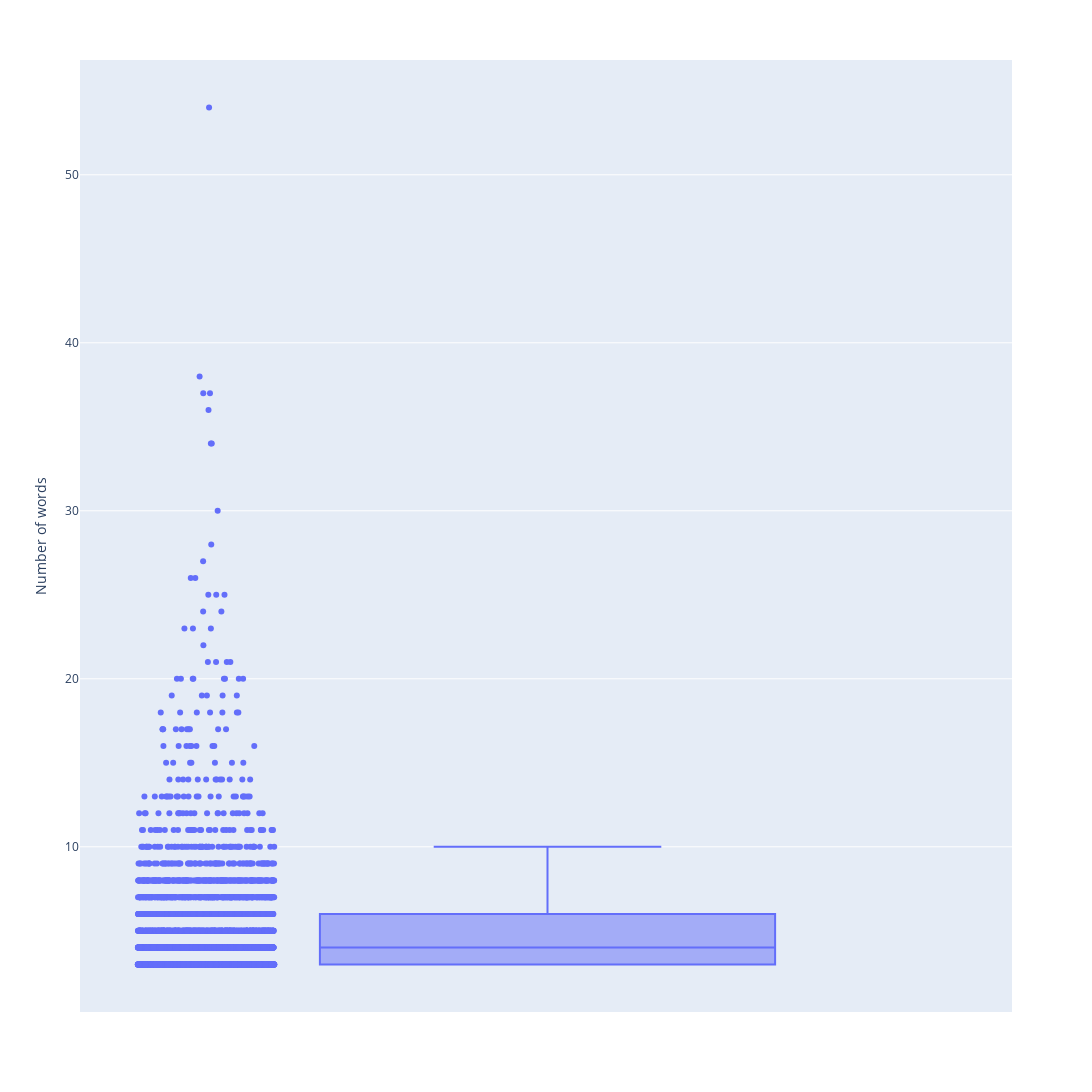

Here is the notebook cell this chart was saved with:
### Code cell
import plotly.express as px
df = px.data.tips()

only_explained_translations["Number of words"] =only_explained_translations["English"].str.split(pat=" ").apply(len)

fig = px.box(only_explained_translations, y="Number of words", 
                hover_name="Hanan Runasimi", hover_data=["Hanan Runasimi", "English"], points="all", width=1200, height=1400)
fig.show()

### Figure 1 — Plotly figure (JSON) as saved in the notebook; plotly's stock layout.template omitted (floating-point values rounded to 4 significant figures; data arrays with more than 128 entries replaced by an {"elided": "..."} marker saying what was removed)
{"data": [{"alignmentgroup": "True", "boxpoints": "all", "customdata": {"elided": "4255x2 str values"}, "hovertemplate": "<b>%{hovertext}</b><br><br>Number of words=%{y}<br>Hanan Runasimi=%{customdata[0]}<br>English=%{customdata[1]}<extra></extra>", "hovertext": {"elided": "4255 str values"}, "legendgroup": "", "marker": {"color": "#636efa"}, "name": "", "notched": false, "offsetgroup": "", "orientation": "v", "showlegend": false, "type": "box", "x0": " ", "xaxis": "x", "y": {"elided": "4255 int values"}, "y0": " ", "yaxis": "y"}], "layout": {"boxmode": "group", "height": 1400, "legend": {"tracegroupgap": 0}, "margin": {"t": 60}, "width": 1200, "xaxis": {"anchor": "y", "domain": [0, 1]}, "yaxis": {"anchor": "x", "domain": [0, 1], "title": {"text": "Number of words"}}}}
